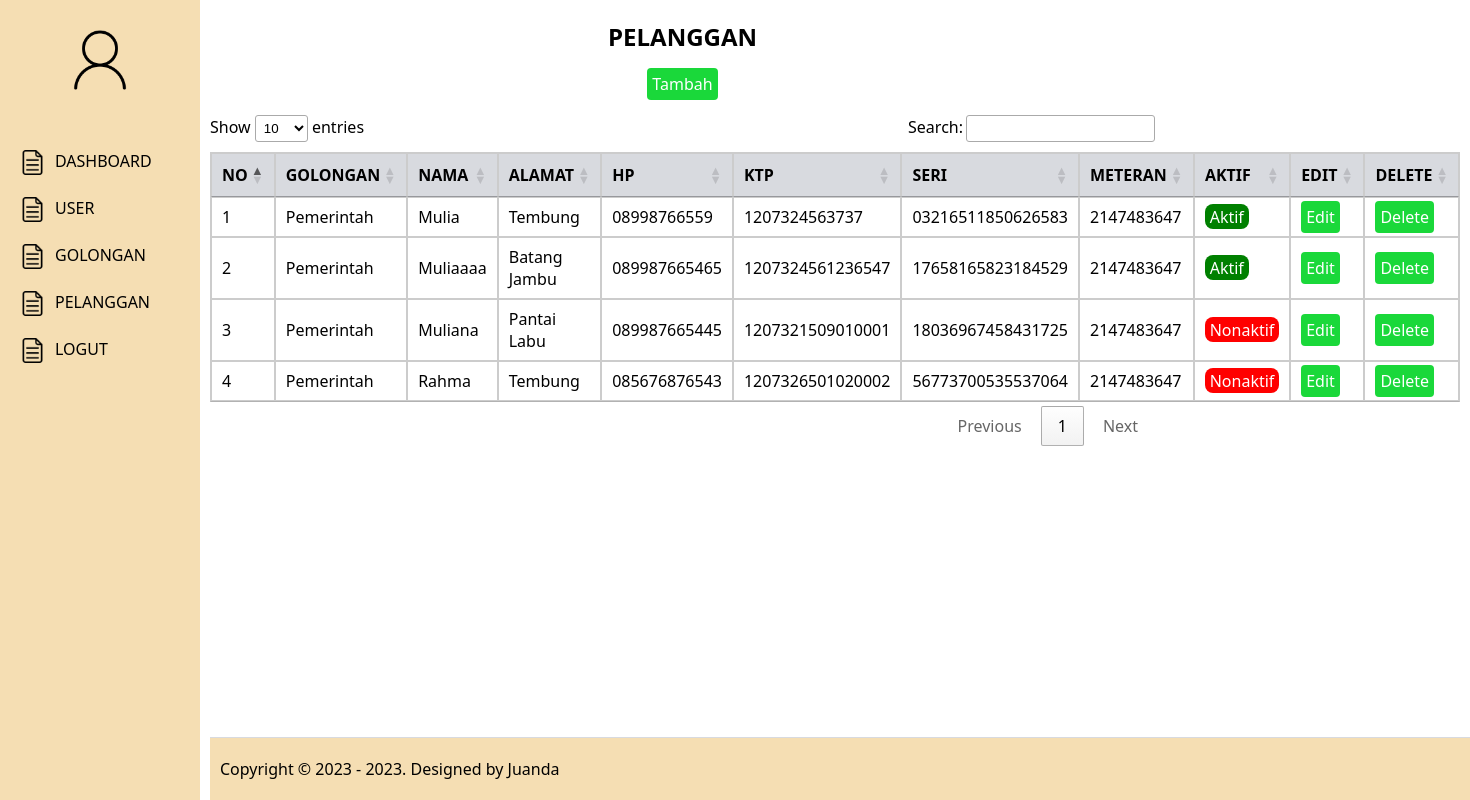
/pelanggan (signed in), run on the app's committed database.
### tables this page shows
CREATE TABLE `tb_pelanggan` (
  `pel_id` int(11) NOT NULL,
  `pel_id_gol` tinyint(3) DEFAULT NULL,
  `pel_no` varchar(20) DEFAULT NULL,
  `pel_nama` varchar(50) DEFAULT NULL,
  `pel_alamat` text DEFAULT NULL,
  `pel_hp` varchar(20) DEFAULT NULL,
  `pel_ktp` varchar(50) DEFAULT NULL,
  `pel_seri` varchar(50) DEFAULT NULL,
  `pel_meteran` int(11) DEFAULT NULL,
  `pel_aktif` enum('Y','N') DEFAULT NULL,
  `pel_id_user` int(11) DEFAULT NULL,
  `created_at` timestamp NOT NULL DEFAULT current_timestamp(),
  `updated_at` datetime DEFAULT NULL
);

CREATE TABLE `tb_golongan` (
  `gol_id` tinyint(3) NOT NULL,
  `gol_kode` varchar(10) DEFAULT NULL,
  `gol_nama` varchar(50) DEFAULT NULL,
  `created_at` timestamp NOT NULL DEFAULT current_timestamp(),
  `updated_at` datetime DEFAULT NULL
);

### app/core/Controller.php (called while the page is built, shortened)
<?php
class Controller
{
	public function dashboard($view, $data = [])
	{
		require_once ROOT . "layouts/dashboard.php";
	}
}

### app/controllers/Pelanggan.php (called while the page is built, shortened)
<?php
class Pelanggan extends Controller
{
     public object $model;
     public function __construct()
     {
          $this->model = new \App\Models\Pelanggan();
     }
     public function index()
     {
          $data["rows"]       = $this->model->show();
          $this->dashboard('pelanggan/index', $data);
     }
}

### index.php (called while the page is built, shortened)
<?php
new App\Core\Bootstrap();

### app/core/Model.php (called while the page is built, shortened)
<?php
class Model {
	public function __construct()
	{
		try {
			$this->db = new PDO("mysql:host=localhost;dbname=db_pln2", "root", "");
		} catch (\Exception $e) {
			die("error! " . $e->getMessage());
		}
	}
}

### app/models/Pelanggan.php (called while the page is built, shortened)
<?php
class Pelanggan extends Model
{
     public function show()
     {
          $query = "SELECT * FROM tb_pelanggan
          JOIN tb_golongan ON tb_pelanggan.pel_id_gol=tb_golongan.gol_id";
          $stmt = $this->db->prepare($query);
          $stmt->execute();
          return $this->selects($stmt);
     }
}

### app/views/pelanggan/index.php (the view)
<center>
      <h2>PELANGGAN</h2>
</center>
<center><a href="<?php echo URL; ?>/pelanggan/input" class="btn">
            Tambah
      </a></center>
<table id="dtb">
      <thead>
            <tr>
                  <th>NO</th>
                  <th>GOLONGAN</th>
                  <th>NAMA</th>
                  <th>ALAMAT</th>
                  <th>HP</th>
                  <th>KTP</th>
                  <th>SERI</th>
                  <th>METERAN</th>
                  <th>AKTIF</th>
                  <th>EDIT</th>
                  <th>DELETE</th>
            </tr>
      </thead>
      <tbody>
            <?php $no = 1;
            foreach ($data['rows'] as $row) { ?>
                  <tr>
                        <td>
                              <?php echo $no; ?>
                        </td>
                        <td>
                              <?php echo $row['gol_nama']; ?>
                        </td>
                        <td>
                              <?php echo $row['pel_nama']; ?>
                        </td>
                        <td>
                              <?php echo $row['pel_alamat']; ?>
                        </td>
                        <td>
                              <?php echo $row['pel_hp']; ?>
                        </td>
                        <td>
                              <?php echo $row['pel_ktp']; ?>
                        </td>
                        <td>
                              <?php echo $row['pel_seri']; ?>
                        </td>
                        <td>
                              <?php echo $row['pel_meteran']; ?>
                        </td>
                        <?php if ($row['pel_aktif'] == 'Y') : ?>
                              <td><span class="aktif">Aktif</span></td>
                        <?php else : ?>
                              <td><span class="nonaktif">Nonaktif</span></td>
                        <?php endif; ?>
                        <td><a href="<?php echo URL; ?>/pelanggan/edit/<?php echo $row['pel_id']; ?>" class="btn">Edit</a>
                        </td>
                        <td><a href="<?php echo URL; ?>/pelanggan/delete/<?php echo $row['pel_id']; ?>" class="btn" onclick="return confirm('Are you sure?')">Delete</a></td>
                  </tr>
            <?php $no++;
            } ?>
      </tbody>
</table>

### app/core/Bootstrap.php (shortened to what this page needs)
<?php
class Bootstrap
{
	public function __construct()
	{
		if (isset($_GET['page'])) {
			$url = filter_var($_GET['page'], FILTER_SANITIZE_URL);
			$url = str_replace(' ', '', $url);
			$url = explode('/', $url);
			$page = ucfirst(array_shift($url));
			if (file_exists(ROOT . "app/controllers/" . $page . ".php")) {
				$controller = new $class;
				if ($url != null) {
					$action = array_shift($url);
				} else {
					$action = "";
				}
				if (method_exists($controller, $action)) {
					$params = array_values($url);
					if (!empty($params)) {
						call_user_func_array(array($controller, $action), $params);
					} else {
						$controller->{$action}(@$url);
					}
				} else {
					$controller->index();
				}
			} else {
				$class = "App\\Core\\Error";
				$controller = new $class();
				$controller->fileNotFound();
			}
		} else {
			$class = "App\\Controllers\\Index";
			$controller = new $class();
			$controller->index();
		}
	}
}

### layouts/dashboard.php (shortened to what this page needs)
<!DOCTYPE html>
<html lang="en">
<head>
	<link rel="stylesheet" href="<?php echo AST; ?>/datatables/datatables.min.css">
	<link rel="stylesheet" href="<?php echo AST; ?>/css/style.css">
</head>
<body>
	<aside>
		<header>
			<img src="<?php echo AST; ?>/img/b.png" class="brand">
			<div class="user">
			</div>
		</header>
		<nav>
			<ul>
				<li>
					<a href="<?php echo URL; ?>/dashboard">
						<img class="icon" src="<?php echo AST; ?>/img/a.png" alt=""> DASHBOARD
					</a>
				</li>
				<li>
					<a href="<?php echo URL; ?>/users">
						<img class="icon" src="<?php echo AST; ?>/img/a.png" alt=""> USER
					</a>
				</li>
				<li>
					<a href="<?php echo URL; ?>/golongan">
						<img class="icon" src="<?php echo AST; ?>/img/a.png" alt=""> GOLONGAN
					</a>
				</li>
				<li>
					<a href="<?php echo URL; ?>/pelanggan">
						<img class="icon" src="<?php echo AST; ?>/img/a.png" alt=""> PELANGGAN
					</a>
				</li>
				<li>
					<a href="<?php echo URL; ?>/dashboard/logout">
						<img class="icon" src="<?php echo AST; ?>/img/a.png" alt=""> LOGUT
					</a>
				</li>
			</ul>
		</nav>
	</aside>
	<main>
		<article>
			<?php require_once ROOT . "app/views/" . $view . ".php"; ?>
		</article>
		<footer>
			Copyright &copy; 2023 -
			<?php echo date('Y'); ?>. Designed by Juanda
		</footer>
	</main>
</body>
</html>

### layouts/assets/css/style.css (style rules this page uses)
body { font-family: "Segoe UI", Tahoma, Geneva, Verdana, sans-serif; margin: 0; }
a { text-decoration: none; }
aside { height: 100%; width: 200px; position: fixed; top: 0; left: 0; background-color: #f5deb3; }
header { text-align: center; padding: 20px 0; }
.brand { width: 80px; }
.user { font-weight: bold; padding-top: 10px; }
main { margin-left: 210px; }
article { width: 75%; }
nav ul { list-style-type: none; margin: 0; padding: 0; }
nav a { padding: 10px 20px; margin: 5px 0 5px 0; display: block; color: #000000; }
nav .icon { width: 25px; float: left; padding-right: 10px; }
table { margin-top: 20px !important; border: 1px solid #cccccc; border-collapse: collapse; width: 100%; }
table th { border: 1px solid #cccccc; padding: 8px; background-color: #d8dadf; }
table td { border: 1px solid #cccccc; padding: 8px; }
.btn { background-color: #1ad83a; border-radius: 4px; color: #ffffff; padding: 5px; }
footer { position: fixed; bottom: 0px; padding: 20px 0 20px 10px; background-color: #f5deb3; width: 100%; border-top: 1px solid #d8dadf; }
.aktif { background-color: green; color: #fff; padding: 0.1rem 0.3rem; border-radius: 0.5rem; }
.nonaktif { background-color: red; color: #fff; padding: 0.1rem 0.3rem; border-radius: 0.5rem; }

### data on the page
tb_pelanggan: pel_id_gol.gol_nama "Pemerintah", pel_nama "Mulia", pel_alamat "Tembung", pel_hp "08998766559", pel_ktp "1207324563737", pel_seri "03216511850626583", pel_meteran "2147483647", pel_aktif "Aktif"
tb_pelanggan: pel_id_gol.gol_nama "Pemerintah", pel_nama "Muliaaaa", pel_alamat "Batang Jambu", pel_hp "089987665465", pel_ktp "1207324561236547", pel_seri "17658165823184529", pel_meteran "2147483647", pel_aktif "Aktif"
tb_pelanggan: pel_id_gol.gol_nama "Pemerintah", pel_nama "Muliana", pel_alamat "Pantai Labu", pel_hp "089987665445", pel_ktp "1207321509010001", pel_seri "18036967458431725", pel_meteran "2147483647", pel_aktif "Nonaktif"
tb_pelanggan: pel_id_gol.gol_nama "Pemerintah", pel_nama "Rahma", pel_alamat "Tembung", pel_hp "085676876543", pel_ktp "1207326501020002", pel_seri "56773700535537064", pel_meteran "2147483647", pel_aktif "Nonaktif"
